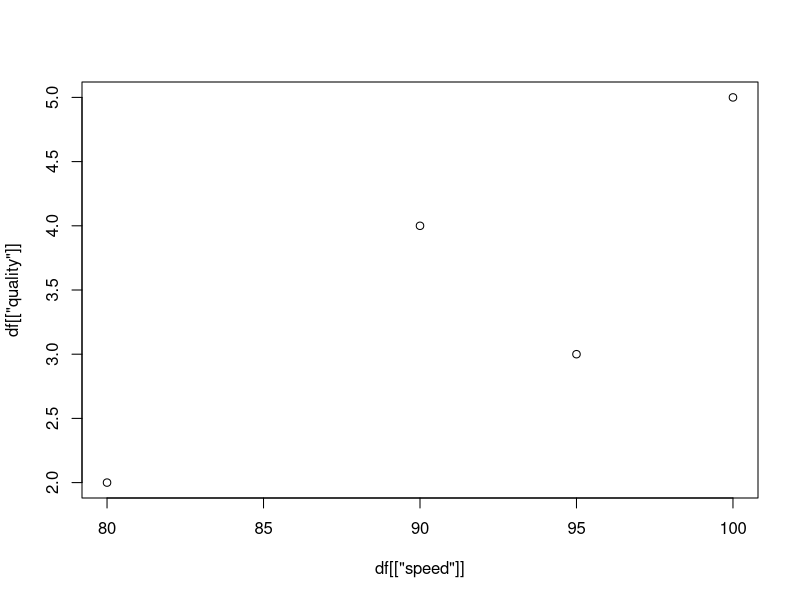

Here is the R script that generated this plot:
print("R script")
set.seed(0)
data <- rnorm(10^7)
print(head(data))

x <- 10
vec1 <- c(10,20,30)
print(vec1[1]) #Index starts from 1 in R
print(vec1[4]) #If the index is out of range, R will throw N
print(vec1)
vec2 <- c(50,60)
vec1 <- append(vec1,vec2)
print(vec1)

# R can deal with complex number
var1 <-complex(real = 7, imaginary = 10)
var2 <-complex(real = 7, imaginary = 10)
print(var1+var2)
char <- 'abc'
chartwo <- "abc"
char == chartwo
nchar(char) #Return the number of character
temp <- "hello world"
#Slice the string
substr(temp,start=7,stop=10)

temp2 <- "Today is Monday"
substr(temp2,start=1,stop=5)

#Vector only allows the same data type while list allows different datatypes
x <- list(1,2,3)
print(x)

list_container <- list(x=c(1,2,3),y="abc",z=c(TRUE,FALSE))
print(list_container)

print(list_container["x"])

vect <- numeric()
print(vect)

#The negative position of list in R is deleting the column so do not try to use it.
list2 <- list(a=c("abc","def"), b = c(4,3,2))
list3 <-append(list2,list_container)
print(list3)

#each column in the dataframe, have the same number of data while in list it is not necessary

df <- data.frame("car"=c("toyota","ford","nissan","suzuki"),speed=c(100,90,95,80),quality=c(5,4,3,2))
print(df)
rownames(df)
colnames(df)
is.data.frame(df)
is.list(df) # True as dataframe is a special condition of list
df1 <- data.frame()
df["price"] <- c(1000,1000,2000,3000) # the dataframe will add the column price at the end of the dataframe
print(df)

cbind(door=c(4,2,4,4),df) #add a column to the front
subset(df, quality>2) #get the subset for the dataframe with quality greater than 2

df
plot(df[["speed"]],df[["quality"]]) #Plot for speed vs quality

is_rain = FALSE
if(is_rain == TRUE){
  print("It is raining")
}else{
  print("Don't carry an umbrella")
}
marks <- 50
if( marks > 50){
  print("above avrerage")
} else{
  print("not pass")
}


if (marks > 50) {
  if (marks >= 81 && marks <= 100) {
    print("HD")
  } else if (marks > 60 && marks <= 80) {
    print("D")
  } else if (marks >= 51 && marks <= 60) {
    print("CE")
  } else {
    print("Grade undefined")
  }
} else {
  print("fail")
}

day_of_week <- 8
switch (day_of_week,
        "1" = "Monday",
        "Other days"
)
number <- c(1,2,3,4,5)
for(num in number){
  print(num^2)
}
number<- 45
i <- 1
while (2^i<=number){
  print(2^i)
  i <- i+1
}
# The break function in R is break()
number<- 45
i <- 1
repeat {
  if(2^i > number){
    break()
  }
  print(2^i)
  i <- i +1
}
# Function in R. Function is a block of code that can run when it is called
pri = function(n){
  print(n)
}
pri("Lam")

